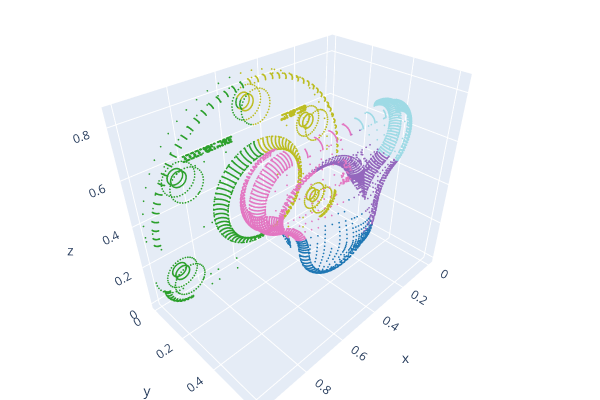

The cell this chart's notebook holds for it:
### Markdown cell above
- K mean cluster

### Code cell
# Apply KMeans #https://scikit-learn.org/stable/modules/generated/sklearn.cluster.k_means.html
k = 6  # Number of clusters
kmeans = sklearn.cluster.KMeans(n_clusters=k, random_state=0).fit(pcd_scaled.points) #random_state= int control the random number generator used
labels_kmeans, centroid_kmeans = kmeans.labels_, kmeans.cluster_centers_ # labels_kmeans gives associations of points to cluster, centroid_kmeans give centroid of clusters

# Assign cluster colors
colors = plt.get_cmap("tab20")(labels_kmeans / (k - 1))[:, :3]  # Remove alpha
pcd_scaled.colors = o3d.utility.Vector3dVector(colors)

# Visualize
o3d.visualization.draw_plotly([pcd_scaled])

labels_kmeans, centroid_kmeans

### Figure 1 — Plotly figure (JSON) as saved in the notebook; plotly's stock layout.template omitted (floating-point values rounded to 4 significant figures; data arrays with more than 128 entries replaced by an {"elided": "..."} marker saying what was removed)
{"data": [{"marker": {"color": {"elided": "9843x3 float values"}, "size": 1}, "mode": "markers", "type": "scatter3d", "x": {"elided": "9843 float values"}, "y": {"elided": "9843 float values"}, "z": {"elided": "9843 float values"}}], "layout": {"height": 400, "margin": {"b": 0, "l": 0, "r": 0, "t": 0}, "scene": {"camera": {"center": {"x": 0, "y": 0, "z": 0}, "up": {"x": 0, "y": 0, "z": 1}}}, "showlegend": false, "width": 600}}
